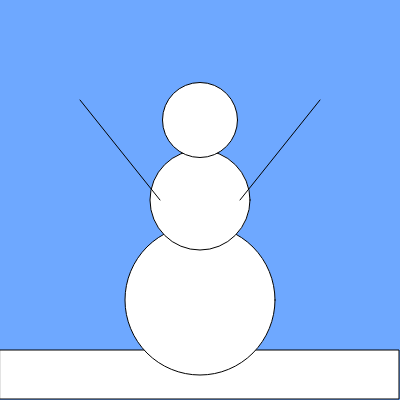
Frame 1 (no input)
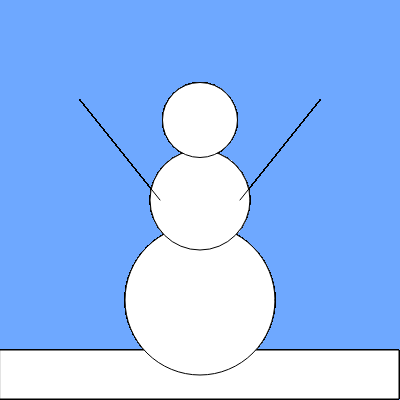
Frame 60 (no input)
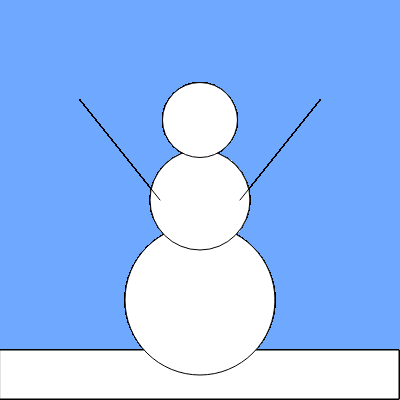
Frame 120 (the mouse pressed at the canvas centre since frame 60)

The p5.js sketch that drew these frames (run headless with seeded random() and noise() and a simulated clock; from frame 60 on, the mouse is pressed at the canvas centre):

// p5.js sketch
// ── sketch.js
/* U4L4 - Snowman Drawing
Finished by Charlie MacDonald on March 7th, 2019
This code will draw a simple snowman with a coloured background.*/

function setup() {
  createCanvas(400,400);
  background(110, 168, 255); //sky
}

function draw() {
//ground
  rect(0,350,399,49);

//snowman body, bottom to top
  ellipse(200, 300, 150, 150);
  ellipse(200, 200, 100, 100);
  ellipse(200, 120, 75, 75);

//snowman arms, left then right
  line(160,200,80,100);
  line(240,200,320,100);
}
